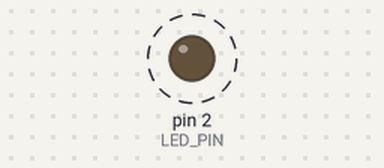
The sketch below on a simulated Arduino Uno, built with avr-gcc and run on an emulated ATmega328P. Parts: output pins drawn as LEDs (lit = HIGH). Dashed ring = blinking. What the sketch prints to the serial monitor is not drawn.

Above: at 0.5 s.
Timing chart, 0 to 3.0 s (numbered marks = the images above):
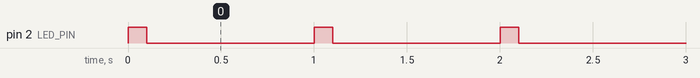

The sketch:

week13_main.ino
```cpp
// Week13: Capstone scaffold
const int LED_PIN = 2;

void setup() {
  pinMode(LED_PIN, OUTPUT);
  Serial.begin(115200);
  Serial.println("Capstone scaffold ready");
}

void loop() {
  // TODO: integrate sensor module
  // TODO: integrate communication module
  // TODO: integrate feedback module
  digitalWrite(LED_PIN, HIGH);
  delay(100);
  digitalWrite(LED_PIN, LOW);
  delay(900);
}
```

Measured:
- by itself, pin 2 (LED_PIN): alternates HIGH for 0.10 s and LOW for 0.90 s
